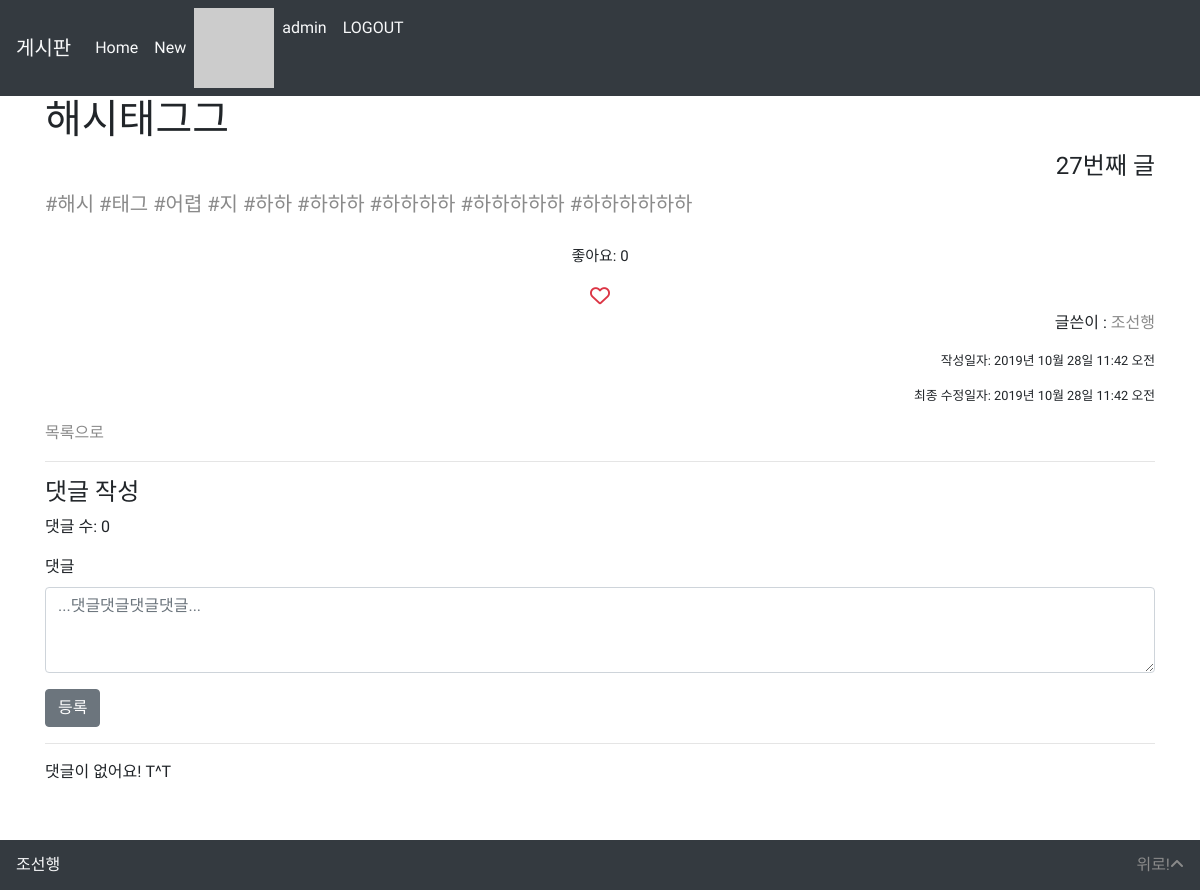
/articles/27/ (signed in), run on an earlier commit of the app's database.
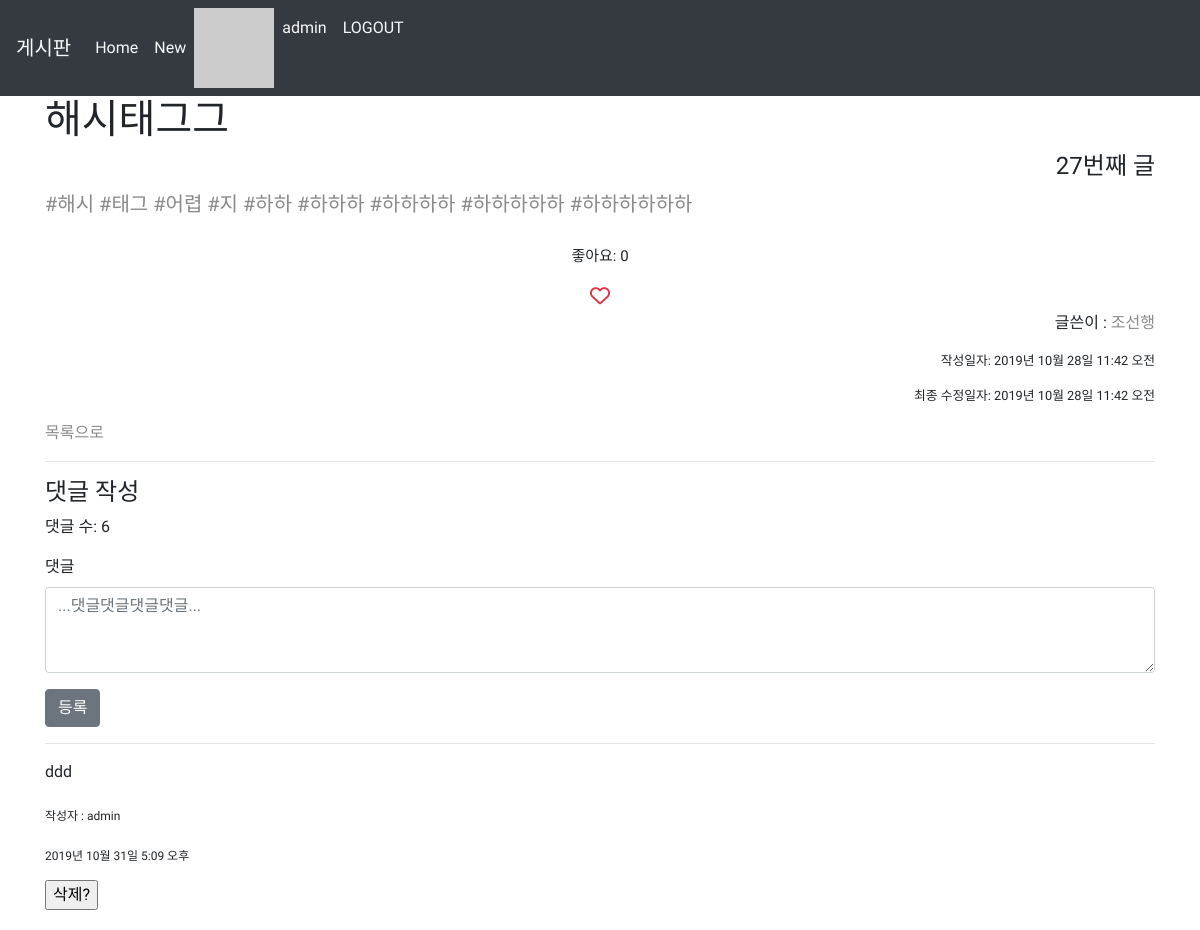
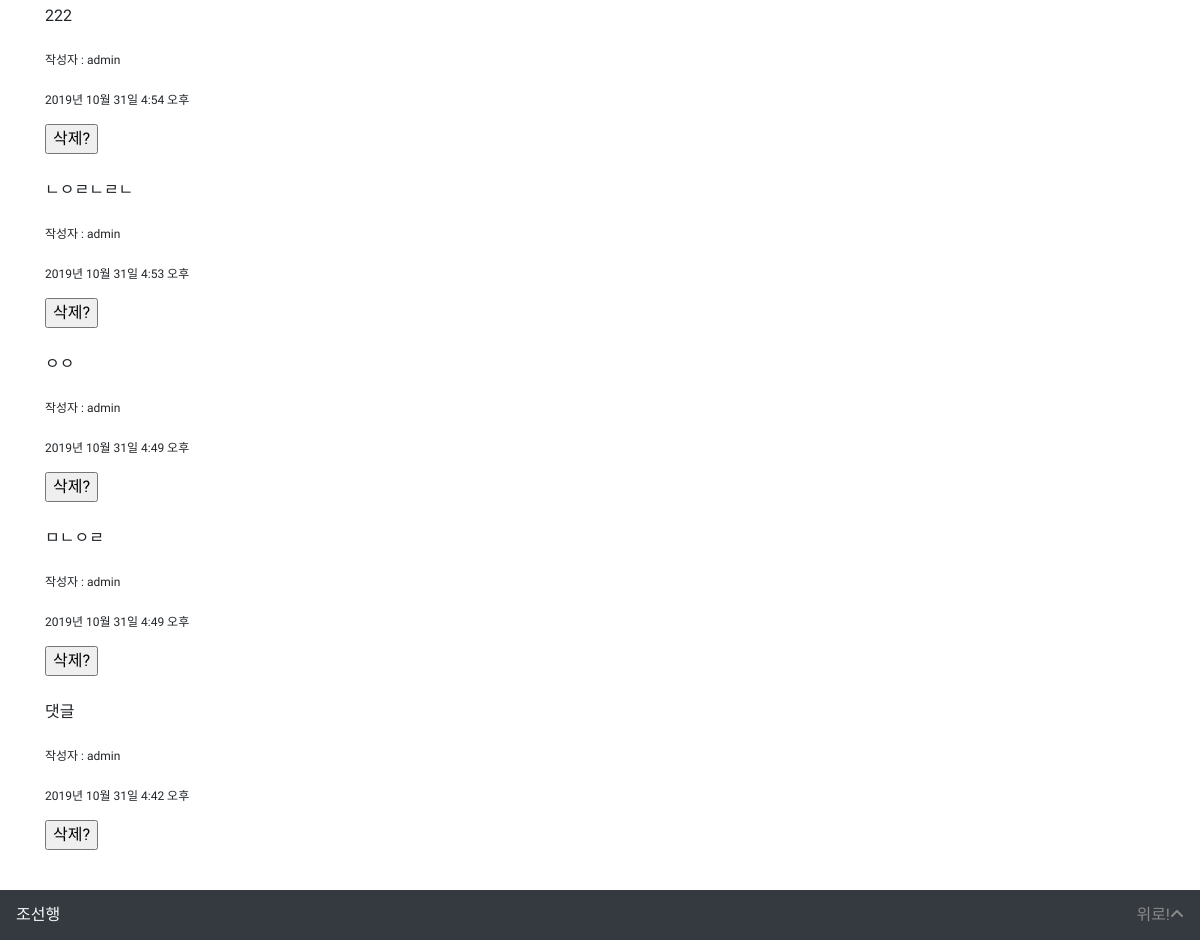
And on a later commit of the database (2 pictures, top to bottom).
### accounts/models.py (models this page shows)
class User(AbstractUser):
    followers = models.ManyToManyField(settings.AUTH_USER_MODEL, related_name='followings', blank=True)

### articles/models.py (models this page shows, shortened)
class Article(models.Model):
    title = models.CharField(max_length=10)
    content = models.TextField()
    image = models.ImageField(blank=True)
    image_thumbnail = ImageSpecField(
        processors=[ResizeToFill(300, 300)],
        format='JPEG',
        options={'quality': 80}
    )
    created_at = models.DateTimeField(auto_now_add=True)
    updated_at = models.DateTimeField(auto_now=True)
    user = models.ForeignKey(settings.AUTH_USER_MODEL, on_delete=models.CASCADE)
    like_users = models.ManyToManyField(settings.AUTH_USER_MODEL, related_name='like_articles', blank=True)
    hashtags = models.ManyToManyField(HashTag, blank=True)

class HashTag(models.Model):
    content = models.TextField(unique=True)

class Comment(models.Model):
    content = models.CharField(max_length=140)
    created_at = models.DateTimeField(auto_now_add=True)
    article = models.ForeignKey(Article, on_delete=models.CASCADE)
    user = models.ForeignKey(settings.AUTH_USER_MODEL, on_delete=models.CASCADE)

### articles/views.py (the view)
# urls.py: path('<int:article_pk>/', views.detail, name='detail'),
def detail(request, article_pk):
    article = get_object_or_404(Article, pk=article_pk)
    comment = article.comment_set.all().order_by('-pk')
    comment_form = CommentForm()
    context = {
        'article': article,
        'comments': comment,
        'comment_form': comment_form,
    }
    return render(request, 'articles/detail.html', context)

### articles/forms.py
class CommentForm(forms.ModelForm):
    content = forms.CharField(
        label='댓글',
        widget=forms.Textarea(
            attrs={
                'placeholder': '...댓글댓글댓글댓글...',
                'rows': 3,
            }
        )
    )
    class Meta:
        model = Comment
        fields = ('content', )

### articles/templatetags/gravatar.py (called while the page is built)
@register.filter
def makehash(user):
    email = user.email
    social_user = user.socialaccount_set.all()
    if social_user:
        return social_user[0].extra_data.get('properties').get('profile_image')
    return 'https://www.gravatar.com/avatar/' + hashlib.md5(email.strip().lower().encode('utf-8')).hexdigest() + '?s=50'

### articles/templatetags/hashtag.py (called while the page is built)
@register.filter
def make_link(article):
    content = article.content + ' '
    hashtags = article.hashtags.all()
    for hashtag in hashtags:
        content = re.sub(f'{hashtag.content}\\b', f'<a href="/hashtags/{hashtag.pk}/">{hashtag.content}</a>', content)
    return content

### articles/templates/articles/detail.html (shortened to what this page needs)
{% extends 'articles/base.html' %}
{% load static %}
{% load bootstrap4 %}
{% block body %}
<h1>{{ article.title }}</h1>
<h4 class="text-right">{{ article.id }}번째 글</h4>
<div class="lead d-inline-block" style="width:100%;">
  {% load hashtag %}
  <p>{{ article|make_link|safe }}</p>
  <p  class="text-center"><sub id="like-count">좋아요: {{ article.like_users.count }}</sub></p>
  <div class="d-inline-block text-center" style="width: 100%;">
    {% if user in article.like_users.all %}
    <i id="like-button" data-id="{{ article.id }}" class="fas fa-heart text-danger animated infinite pulse delay-1s"></i>
    {% else %}
    <i id="like-button" data-id="{{ article.id }}" class="far fa-heart text-danger animated infinite rubberBand delay-1s"></i></i>
    {% endif %}
  </div>
</div>
<p class="text-right">글쓴이 : <a href="{% url 'accounts:profile' article.user.pk %}">{{ article.user }}</a></p>
<p class="text-right time_cnu">작성일자: {{ article.created_at }}</p>
<p class="text-right time_cnu">최종 수정일자: {{ article.updated_at }}</p>
<a href="{% url 'articles:index' %}">목록으로</a>
<hr>
{% if user.is_authenticated %}
<h4>댓글 작성</h4>
{% endif %}
<p>댓글 수: {{ comments.count }}</p>
{% if user.is_authenticated %}
<form action="{% url 'articles:comment_create' article.pk %}", method="POST">
  {% bootstrap_form comment_form %}
  {% buttons %}
    <button type="submit" class="btn btn-secondary">등록</button>
  {% endbuttons %}
</form>
<hr>
{% endif %}
{% for comment in comments %}
<p>{{ comment.content }}</p>
<p><sub>작성자 : {{ comment.user }}</sub></p>
<p><sub>{{ comment.created_at }}</sub></p>
{% if user == comment.user %}
<form action="{% url 'articles:comment_delete' article.pk comment.pk %}", method="POST">
  <input type="submit" value="삭제?">
</form>
{% endif %}
<br>
{% empty %}
<p>댓글이 없어요! T^T</p>
<br>
{% endfor%}
{% endblock %}

### articles/templates/articles/base.html (shortened to what this page needs)
{% load static %}
<!DOCTYPE html>
<html lang="ko">
<head>
  <link rel="stylesheet" href="{% static 'bootstrap/css/bootstrap.min.css' %}">
  <link rel="stylesheet" href="https://cdnjs.cloudflare.com/ajax/libs/animate.css/3.7.2/animate.min.css">
</head>
<body>
  {% include '_navbar.html' %}
  <div class="container">
    {% block body %}
    {% endblock %}
  </div>
  <footer class="bg-dark text-light mb-0 mt-3 d-flex justify-content-between align-items-center px-3">
    <div class="d-inline-block">조선행</div>
    <a href="#" class="d-inline-block">위로!<i class="fas fa-angle-up"></i></a>
  </footer>
</body>
</html>

### articles/templates/_navbar.html (shortened to what this page needs)
<nav class="navbar navbar-expand-lg navbar-light bg-dark">
  <a class="navbar-brand text-light disabled">게시판</a>
  <div class="collapse navbar-collapse" id="navbarNavAltMarkup">
    <div class="navbar-nav">
      <a class="nav-item nav-link text-light active" href="{% url 'articles:index' %}">Home <span class="sr-only">(current)</span></a>
      <a class="nav-item nav-link text-light" href="{% url 'articles:create' %}">New</a>
    </div>
    {% if user.is_authenticated %}
    <div class="navbar-nav">
      {% load gravatar %}
      <img src="{{ user|makehash }}" alt="">
      <a class="nav-item nav-link text-light" href="{% url 'accounts:profile' user.pk %}">{{ user.username }}</a>
      <a class="nav-item nav-link text-light" href="{% url 'accounts:logout' %}">LOGOUT</a>
    </div>
    {% else %}
    <div class="navbar-nav">
      <a class="nav-item nav-link text-light" href="{% url 'accounts:signup' %}">Sign Up</a>
      <a class="nav-item nav-link text-light" href="{% url 'accounts:login' %}">LOGIN</a>
    </div>
    {% endif %}
  </div>
</nav>

### articles/templates/articles/base.html (style rules this page uses)
body { font-family: "Poor Story", "sans serif" }
a { color: rgb(138, 138, 138); text-decoration: none; }
footer { display: fixed; bottom: 0; margin: 10 0 0 0; height: 50px; width: 100%; }
.time_cnu { font-size: 0.8rem; }

What changed in the data, as far as the page shows it:
added Comment: content "ddd", user "admin", created_at "2019년 10월 31일 5:09 오후"
added Comment: content "222", user "admin", created_at "2019년 10월 31일 4:54 오후"
added Comment: content "ㄴㅇㄹㄴㄹㄴ", user "admin", created_at "2019년 10월 31일 4:53 오후"
added Comment: content "ㅇㅇ", user "admin", created_at "2019년 10월 31일 4:49 오후"
added Comment: content "ㅁㄴㅇㄹ", user "admin", created_at "2019년 10월 31일 4:49 오후"
added Comment: content "댓글", user "admin", created_at "2019년 10월 31일 4:42 오후"
Also different on the page:
{{ comments.count }}: "0" → "6"
text no longer shown: "댓글이 없어요! T^T"
